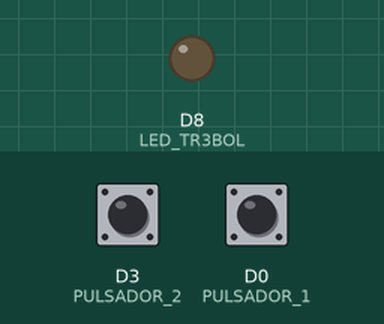
A sketch run on a simulated ESP8266 (NodeMCU). Parts: output pins drawn as LEDs (lit = HIGH). Inputs (shaded band) come from the test bench; at power-on: D0 (PULSADOR_1) HIGH, D3 (PULSADOR_2) HIGH.

Above: at 1.2 s.
1.3 s: D0 (PULSADOR_1) pulled LOW for 0.15 s
At 1.7 s:
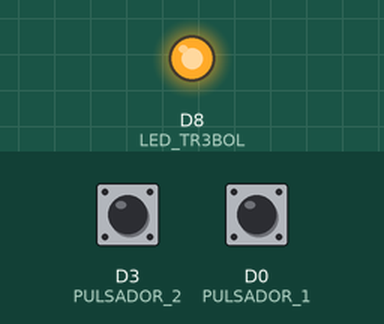
2.9 s: D3 (PULSADOR_2) pulled LOW for 0.15 s
At 4.1 s:
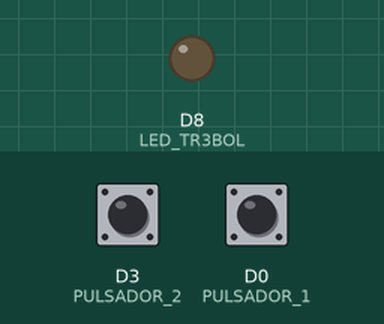
4.5 s: D0 (PULSADOR_1) pulled LOW for 1 s
At 5.3 s:
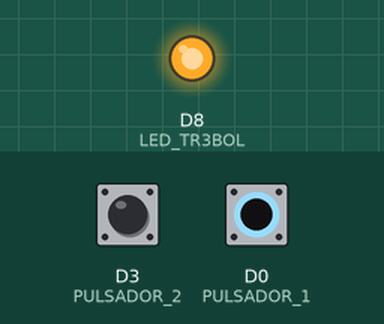
Timing chart, 0 to 7.5 s (numbered marks = the images above; inputs shaded):
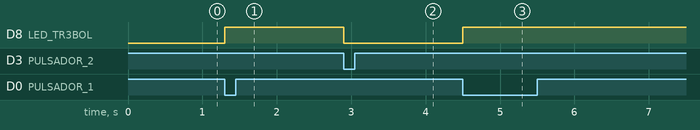

Measured:
- after the input at 1.3 s, D8 (LED_TR3BOL): LOW → HIGH at once
- after the input at 2.9 s, D8 (LED_TR3BOL): HIGH → LOW at once
- after the input at 4.5 s, D8 (LED_TR3BOL): LOW → HIGH at once

The sketch:

Ejercicio6.ino
```cpp
/*
6) Al pulsar SW1, el led verde permanece encendido aunque se suelte SW1.
Al pulsar SW2, el led verde permanece apagado aunque se suelte SW2.
*/

#define LED_TR3BOL D8 // LED Verde
#define PULSADOR_1 D0 // SW1
#define PULSADOR_2 D3 // SW2


void setup() {
  pinMode(LED_TR3BOL, OUTPUT);
  pinMode(PULSADOR_1, INPUT_PULLUP); // Se recomienda usar INPUT_PULLUP para botones
  pinMode(PULSADOR_2, INPUT_PULLUP); // Se recomienda usar INPUT_PULLUP para botones
}

void loop() {

  if(digitalRead(PULSADOR_1) == LOW){
    //Al presionar SW1 prende el led verde
    digitalWrite(LED_TR3BOL, HIGH);
  } else if (digitalRead(PULSADOR_2) == LOW){
    //Al presionar SW1 apaga el led verde
    digitalWrite(LED_TR3BOL, LOW);
  }

}
```
